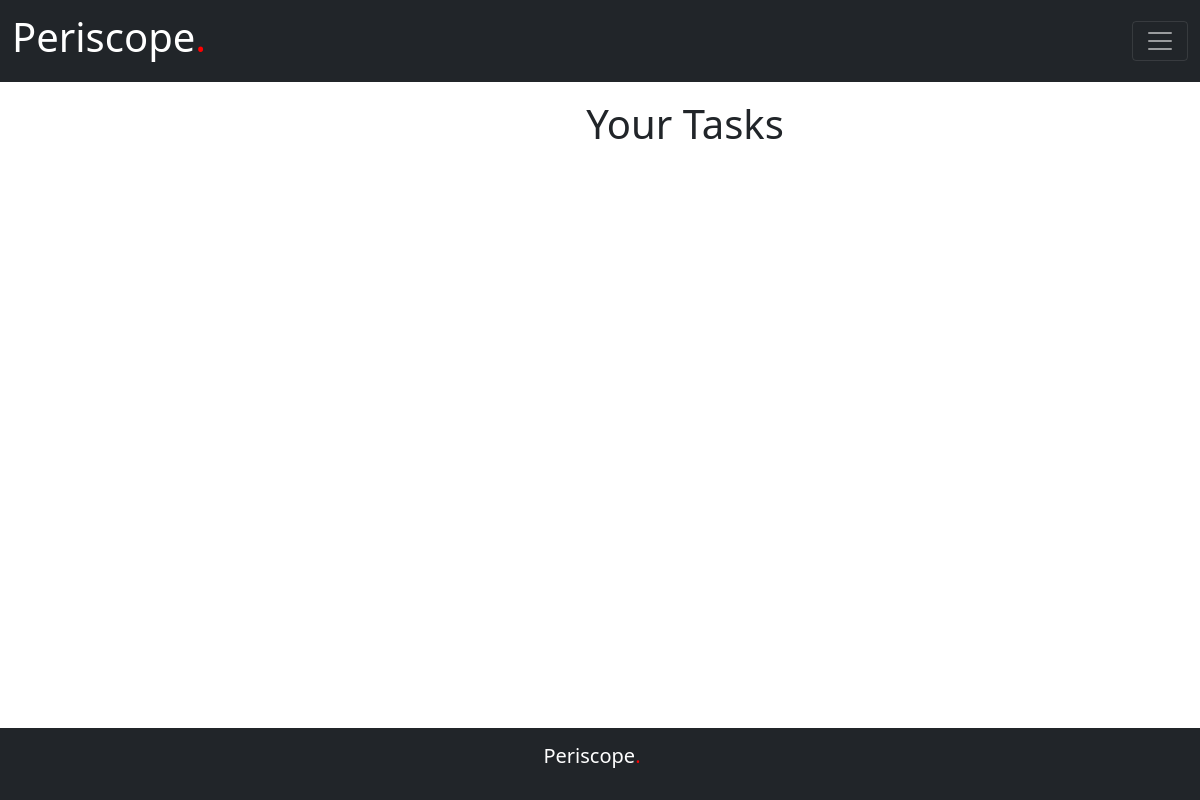
The app's page /em/tasks (signed in), older data.
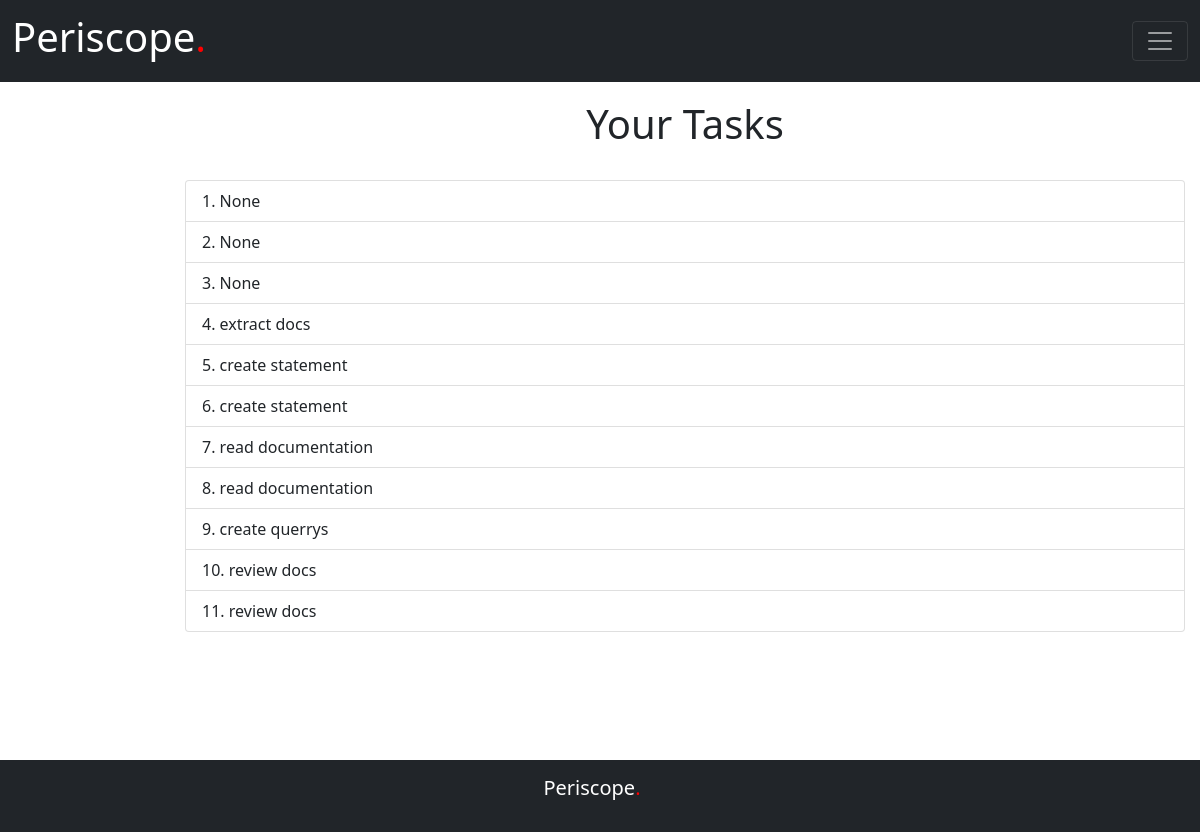
The same page, newer data.
### models.py (models this page shows)
class Tasks(db.Model):
    id = db.Column(db.Integer, primary_key=True)
    data = db.Column(db.String(15000))
    date = db.Column(db.DateTime(timezone=True), default=func.now())
    user_id = db.Column(db.Integer, db.ForeignKey('employee.id'))

### views.py (the view)
@views.route('/em/tasks')
def tasks():
    tasksList = db.session.query(Tasks)
    user_id=current_user.id
    today = date.today().isoformat()
    return render_template("tasks.html", tasksList = tasksList, user_id=user_id, today=today)

### __init__.py (called while the page is built)
def create_app():
    app = Flask(__name__)
    app.config['SECRET_KEY'] = 'BPY0pW1ziAWPMbY1IUoSKQsXFEcx5gIQ'
    app.config['SQLALCHEMY_DATABASE_URI'] = f'sqlite:///{DB_NAME}'
    db.init_app(app)
    from .views import views
    from .auth import auth
    app.register_blueprint(views, url_prefix='/')
    app.register_blueprint(auth, url_prefix='/')
    from .models import Employee,Tasks, Supervisor, Admin
    create_database(app)
    login_manager = LoginManager()
    login_manager.login_view='auth.login'
    login_manager.init_app(app)
    @login_manager.user_loader
    def load_user(id):
        return Employee.query.get(int(id))
    return app

### templates/tasks.html (shortened to what this page needs)
{% extends "base.html" %}
{%block content%}
<div style="
width: 1000px;
margin-left: 185px;
">
    <h1 style="margin-top: 100px;" align="center">Your Tasks</h1>
    <br>
    <ol class="list-group list-group-numbered" id="tasks"  style="margin-bottom: 200px;">
        {% for task in tasksList%}
        {% if task.user_id == user_id %}
    <li class="list-group-item" >{{task.data}}</li>
    {% endif %}
    {% endfor %}
    </ol>
</div>
{%endblock%}

Row changes from the older to the newer data that the page shows:
added Tasks: data "None"
added Tasks: data "None"
added Tasks: data "None"
added Tasks: data "extract docs"
added Tasks: data "create statement"
added Tasks: data "create statement"
added Tasks: data "read documentation"
added Tasks: data "read documentation"
added Tasks: data "create querrys"
added Tasks: data "review docs"
added Tasks: data "review docs"
